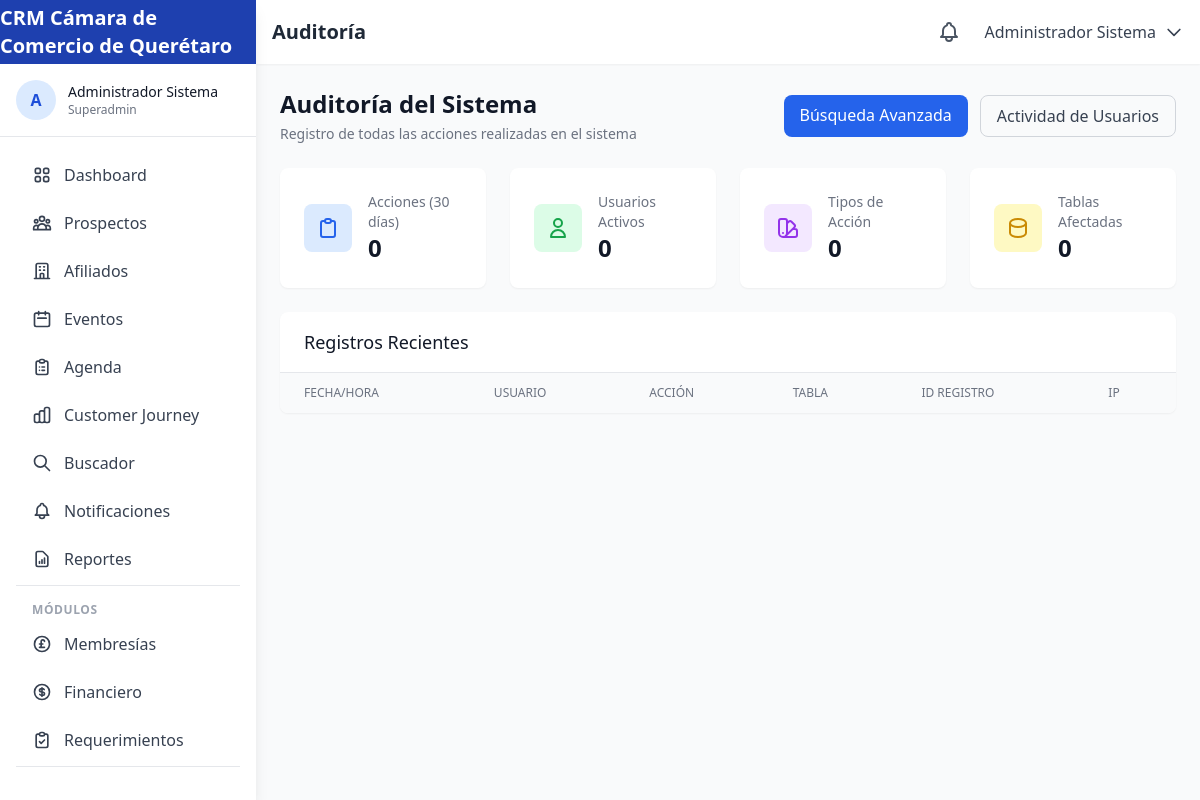
Before: /auditoria (signed in) with the older database file.
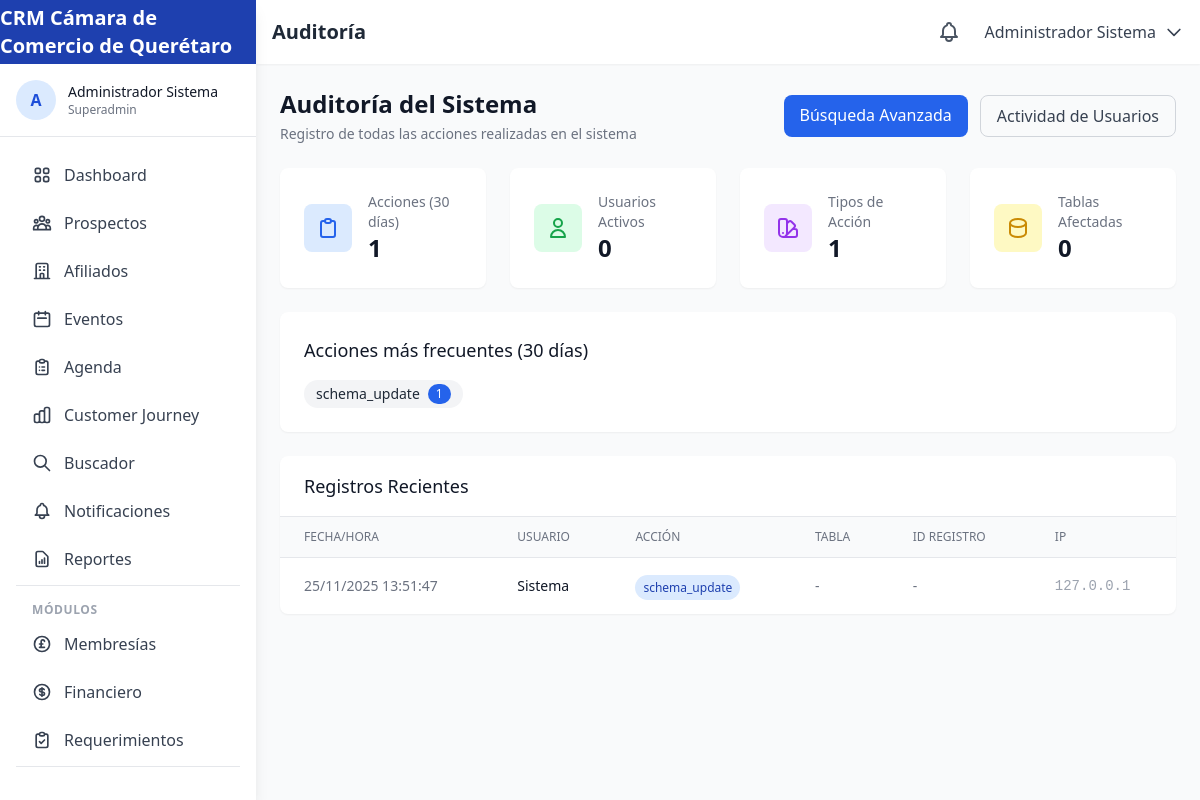
After: the same page with the newer database file.
### tables this page shows
CREATE TABLE IF NOT EXISTS `audit_log` (
    `id` INT UNSIGNED AUTO_INCREMENT PRIMARY KEY,
    `user_id` INT UNSIGNED,
    `action` VARCHAR(100) NOT NULL,
    `table_name` VARCHAR(100),
    `record_id` INT UNSIGNED,
    `old_values` JSON,
    `new_values` JSON,
    `ip_address` VARCHAR(45),
    `user_agent` TEXT,
    `created_at` TIMESTAMP DEFAULT CURRENT_TIMESTAMP,
    FOREIGN KEY (`user_id`) REFERENCES `users`(`id`) ON DELETE SET NULL,
    INDEX `idx_table_record` (`table_name`, `record_id`)
);

### app/controllers/AuditController.php (called while the page is built, shortened)
<?php
class AuditController extends Controller {
    private AuditLog $auditModel;
    public function __construct(array $params = []) {
        $this->auditModel = new AuditLog();
    }
    public function index(): void {
        $logs = $this->auditModel->getRecent(100);
        $stats = $this->auditModel->getStats();
        $actionsSummary = $this->auditModel->getActionsSummary();
        $this->view('audit/index', [
            'pageTitle' => 'Auditoría',
            'currentPage' => 'auditoria',
            'logs' => $logs,
            'stats' => $stats,
            'actionsSummary' => $actionsSummary
        ]);
    }
}

### public/index.php (called while the page is built, shortened)
<?php
spl_autoload_register(function ($class) {
    $paths = [
        APP_PATH . '/core/' . $class . '.php',
        APP_PATH . '/controllers/' . $class . '.php',
        APP_PATH . '/models/' . $class . '.php'
    ];
    foreach ($paths as $path) {
        if (file_exists($path)) {
            return;
        }
    }
});
$router = new Router();
$router->add('', ['controller' => 'home', 'action' => 'index']);
$router->add('login', ['controller' => 'auth', 'action' => 'login']);
$router->add('logout', ['controller' => 'auth', 'action' => 'logout']);
$router->add('register', ['controller' => 'auth', 'action' => 'register']);
$router->add('recuperar-password', ['controller' => 'auth', 'action' => 'forgotPassword']);
$router->add('restablecer-password', ['controller' => 'auth', 'action' => 'resetPassword']);
$router->add('dashboard', ['controller' => 'dashboard', 'action' => 'index']);
$router->add('dashboard/afiliador', ['controller' => 'dashboard', 'action' => 'afiliador']);
$router->add('dashboard/comercial', ['controller' => 'dashboard', 'action' => 'comercial']);
$router->add('dashboard/direccion', ['controller' => 'dashboard', 'action' => 'direccion']);
$router->add('dashboard/contabilidad', ['controller' => 'dashboard', 'action' => 'contabilidad']);
$router->add('prospectos', ['controller' => 'prospects', 'action' => 'index']);
$router->add('prospectos/nuevo', ['controller' => 'prospects', 'action' => 'create']);
$router->add('prospectos/{id}', ['controller' => 'prospects', 'action' => 'show']);
$router->add('prospectos/{id}/editar', ['controller' => 'prospects', 'action' => 'edit']);
$router->add('prospectos/{id}/eliminar', ['controller' => 'prospects', 'action' => 'delete']);
$router->add('prospectos/canal/{channel}', ['controller' => 'prospects', 'action' => 'byChannel']);
$router->add('afiliados', ['controller' => 'affiliates', 'action' => 'index']);
$router->add('afiliados/nuevo', ['controller' => 'affiliates', 'action' => 'create']);
$router->add('afiliados/{id}', ['controller' => 'affiliates', 'action' => 'show']);
$router->add('afiliados/{id}/editar', ['controller' => 'affiliates', 'action' => 'edit']);
$router->add('afiliados/{id}/expediente', ['controller' => 'affiliates', 'action' => 'digitalFile']);
$router->add('afiliados/vencimientos', ['controller' => 'affiliates', 'action' => 'expirations']);
$router->add('afiliados/exafiliados', ['controller' => 'affiliates', 'action' => 'former']);
$router->add('eventos', ['controller' => 'events', 'action' => 'index']);
$router->add('eventos/nuevo', ['controller' => 'events', 'action' => 'create']);
$router->add('eventos/{id}', ['controller' => 'events', 'action' => 'show']);
$router->add('eventos/{id}/editar', ['controller' => 'events', 'action' => 'edit']);
$router->add('eventos/{id}/registro', ['controller' => 'events', 'action' => 'registration']);
$router->add('eventos/{id}/asistencia', ['controller' => 'events', 'action' => 'attendance']);
$router->add('evento/{url}', ['controller' => 'events', 'action' => 'publicRegistration']);
$router->add('agenda', ['controller' => 'agenda', 'action' => 'index']);
$router->add('agenda/nueva', ['controller' => 'agenda', 'action' => 'create']);
$router->add('agenda/{id}', ['controller' => 'agenda', 'action' => 'show']);
$router->add('agenda/{id}/editar', ['controller' => 'agenda', 'action' => 'edit']);
$router->add('agenda/api/eventos', ['controller' => 'agenda', 'action' => 'apiEvents']);
$router->add('buscador', ['controller' => 'search', 'action' => 'index']);
$router->add('buscador/resultados', ['controller' => 'search', 'action' => 'results']);
$router->add('buscador/no-match', ['controller' => 'search', 'action' => 'noMatch']);
$router->add('journey', ['controller' => 'journey', 'action' => 'index']);
$router->add('journey/{id}', ['controller' => 'journey', 'action' => 'show']);
$router->add('journey/upselling', ['controller' => 'journey', 'action' => 'upselling']);
$router->add('journey/crossselling', ['controller' => 'journey', 'action' => 'crossselling']);
$router->add('notificaciones', ['controller' => 'notifications', 'action' => 'index']);
$router->add('notificaciones/marcar-leida/{id}', ['controller' => 'notifications', 'action' => 'markRead']);
$router->add('reportes', ['controller' => 'reports', 'action' => 'index']);
$router->add('reportes/comerciales', ['controller' => 'reports', 'action' => 'commercial']);
$router->add('reportes/financieros', ['controller' => 'reports', 'action' => 'financial']);
$router->add('reportes/operativos', ['controller' => 'reports', 'action' => 'operational']);
$router->add('configuracion', ['controller' => 'config', 'action' => 'index']);
$router->add('configuracion/sitio', ['controller' => 'config', 'action' => 'site']);
$router->add('configuracion/correo', ['controller' => 'config', 'action' => 'email']);
$router->add('configuracion/correo/probar', ['controller' => 'config', 'action' => 'testEmail']);
$router->add('configuracion/estilos', ['controller' => 'config', 'action' => 'styles']);
$router->add('configuracion/pagos', ['controller' => 'config', 'action' => 'payments']);
$router->add('configuracion/api', ['controller' => 'config', 'action' => 'api']);
$router->add('configuracion/usuarios', ['controller' => 'config', 'action' => 'users']);
$router->add('perfil', ['controller' => 'profile', 'action' => 'index']);
$router->add('perfil/actualizar', ['controller' => 'profile', 'action' => 'update']);
$router->add('perfil/password', ['controller' => 'profile', 'action' => 'changePassword']);
$router->add('usuarios', ['controller' => 'users', 'action' => 'index']);
$router->add('usuarios/nuevo', ['controller' => 'users', 'action' => 'create']);
$router->add('usuarios/{id}', ['controller' => 'users', 'action' => 'show']);
$router->add('usuarios/{id}/editar', ['controller' => 'users', 'action' => 'edit']);
$router->add('membresias', ['controller' => 'memberships', 'action' => 'index']);
$router->add('membresias/nuevo', ['controller' => 'memberships', 'action' => 'create']);
$router->add('membresias/{id}', ['controller' => 'memberships', 'action' => 'show']);
$router->add('membresias/{id}/editar', ['controller' => 'memberships', 'action' => 'edit']);
$router->add('financiero', ['controller' => 'financial', 'action' => 'index']);
$router->add('financiero/pagos', ['controller' => 'financial', 'action' => 'payments']);
$router->add('financiero/facturas', ['controller' => 'financial', 'action' => 'invoices']);
$router->add('financiero/reporte', ['controller' => 'financial', 'action' => 'report']);
$router->add('financiero/registrar-pago', ['controller' => 'financial', 'action' => 'recordPayment']);
$router->add('financiero/generar-factura', ['controller' => 'financial', 'action' => 'generateInvoice']);
$router->add('financiero/categorias', ['controller' => 'financial', 'action' => 'categories']);
$router->add('financiero/movimientos', ['controller' => 'financial', 'action' => 'transactions']);
$router->add('financiero/reporte-movimientos', ['controller' => 'financial', 'action' => 'transactionsReport']);
$router->add('importar', ['controller' => 'import', 'action' => 'index']);
$router->add('importar/procesar', ['controller' => 'import', 'action' => 'process']);
$router->add('importar/plantilla', ['controller' => 'import', 'action' => 'template']);
$router->add('auditoria', ['controller' => 'audit', 'action' => 'index']);
$router->add('auditoria/buscar', ['controller' => 'audit', 'action' => 'search']);
$router->add('auditoria/actividad', ['controller' => 'audit', 'action' => 'activity']);
$router->add('auditoria/usuario/{id}', ['controller' => 'audit', 'action' => 'byUser']);
$router->add('auditoria/tabla', ['controller' => 'audit', 'action' => 'byTable']);
$router->add('requerimientos', ['controller' => 'requirements', 'action' => 'index']);
$router->add('requerimientos/nuevo', ['controller' => 'requirements', 'action' => 'create']);
$router->add('requerimientos/categorias', ['controller' => 'requirements', 'action' => 'categories']);
$router->add('requerimientos/mis-requerimientos', ['controller' => 'requirements', 'action' => 'myRequirements']);
$router->add('requerimientos/actualizar-estado', ['controller' => 'requirements', 'action' => 'updateStatus']);
$router->add('requerimientos/{id}', ['controller' => 'requirements', 'action' => 'show']);
$router->add('requerimientos/{id}/editar', ['controller' => 'requirements', 'action' => 'edit']);
$router->add('api/prospectos', ['controller' => 'api', 'action' => 'prospects']);
$router->add('api/afiliados', ['controller' => 'api', 'action' => 'affiliates']);
$router->add('api/eventos', ['controller' => 'api', 'action' => 'events']);
$router->add('api/dashboard', ['controller' => 'api', 'action' => 'dashboard']);
$router->add('api/notificaciones', ['controller' => 'api', 'action' => 'notifications']);
$router->add('api/buscar', ['controller' => 'api', 'action' => 'search']);
$router->add('api/buscar-empresa', ['controller' => 'api', 'action' => 'searchCompany']);
$router->add('api/eventos/verificar-url', ['controller' => 'api', 'action' => 'verifyEventUrl']);
$router->add('api/eventos/confirmar-pago', ['controller' => 'api', 'action' => 'confirmEventPayment']);
$url = $_GET['url'] ?? '';
try {
    $router->dispatch($url);
} catch (Exception $e) {
    $code = $e->getCode() ?: 500;
    http_response_code($code);
    if ($code === 404) {
        require_once APP_PATH . '/views/errors/404.php';
    } else {
        echo "Error: " . $e->getMessage();
    }
}

### app/core/Database.php (called while the page is built, shortened)
<?php
class Database {
    private static $instance = null;
    private $pdo;
    private function __construct() {
        try {
            $dsn = "mysql:host=" . DB_HOST . ";dbname=" . DB_NAME . ";charset=" . DB_CHARSET;
            $this->pdo = new PDO($dsn, DB_USER, DB_PASS, DB_OPTIONS);
        } catch (PDOException $e) {
            throw new Exception("Database connection failed: " . $e->getMessage());
        }
    }
    public static function getInstance(): self {
        if (self::$instance === null) {
            self::$instance = new self();
        }
        return self::$instance;
    }
    public function query(string $sql, array $params = []): PDOStatement {
        $stmt = $this->pdo->prepare($sql);
        $stmt->execute($params);
        return $stmt;
    }
    public function fetchAll(string $sql, array $params = []): array {
        $stmt = $this->query($sql, $params);
        return $stmt->fetchAll();
    }
}

### app/models/AuditLog.php (called while the page is built, shortened)
<?php
class AuditLog extends Model {
    protected string $table = 'audit_log';
    public function getRecent(int $limit = 50): array {
        $sql = "SELECT al.*, u.name as user_name, u.email as user_email
                FROM {$this->table} al
                LEFT JOIN users u ON al.user_id = u.id
                ORDER BY al.created_at DESC
                LIMIT :limit";
        return $this->raw($sql, ['limit' => $limit]);
    }
}

### app/core/Model.php (called while the page is built, shortened)
<?php
abstract class Model {
    protected Database $db;
    public function __construct() {
        $this->db = Database::getInstance();
    }
    protected function raw(string $sql, array $params = []): array {
        return $this->db->fetchAll($sql, $params);
    }
}

### app/views/audit/index.php (the view, shortened to what the rows shown need)
<div class="space-y-6">
    <div class="flex flex-col sm:flex-row sm:items-center sm:justify-between">
        <div>
            <h2 class="text-2xl font-bold text-gray-900">Auditoría del Sistema</h2>
        </div>
    </div>
    <div class="bg-white rounded-lg shadow-sm overflow-hidden">
        <div class="overflow-x-auto">
            <table class="min-w-full divide-y divide-gray-200">
                <thead class="bg-gray-50">
                    <tr>
                        <th class="px-6 py-3 text-left text-xs font-medium text-gray-500 uppercase">Fecha/Hora</th>
                        <th class="px-6 py-3 text-left text-xs font-medium text-gray-500 uppercase">Usuario</th>
                        <th class="px-6 py-3 text-left text-xs font-medium text-gray-500 uppercase">Acción</th>
                        <th class="px-6 py-3 text-left text-xs font-medium text-gray-500 uppercase">Tabla</th>
                        <th class="px-6 py-3 text-left text-xs font-medium text-gray-500 uppercase">ID Registro</th>
                        <th class="px-6 py-3 text-left text-xs font-medium text-gray-500 uppercase">IP</th>
                    </tr>
                </thead>
                <tbody class="divide-y divide-gray-200">
                    <?php foreach ($logs as $log): ?>
                    <tr class="hover:bg-gray-50">
                        <td class="px-6 py-4 whitespace-nowrap text-sm text-gray-500">
                            <?php echo date('d/m/Y H:i:s', strtotime($log['created_at'])); ?>
                        </td>
                        <td class="px-6 py-4 whitespace-nowrap">
                            <p class="text-sm font-medium text-gray-900"><?php echo htmlspecialchars($log['user_name'] ?? 'Sistema'); ?></p>
                        </td>
                        <td class="px-6 py-4 whitespace-nowrap">
                            <span class="px-2 py-1 text-xs rounded-full bg-blue-100 text-blue-800">
                                <?php echo htmlspecialchars($log['action']); ?>
                            </span>
                        </td>
                        <td class="px-6 py-4 whitespace-nowrap text-sm text-gray-500">
                            <?php echo htmlspecialchars($log['table_name'] ?? '-'); ?>
                        </td>
                        <td class="px-6 py-4 whitespace-nowrap text-sm text-gray-500">
                            <?php echo $log['record_id'] ?? '-'; ?>
                        </td>
                        <td class="px-6 py-4 whitespace-nowrap text-sm text-gray-400 font-mono">
                            <?php echo htmlspecialchars($log['ip_address'] ?? '-'); ?>
                        </td>
                    </tr>
                    <?php endforeach; ?>
                </tbody>
            </table>
        </div>
    </div>
</div>

Changed rows visible on the page:
added audit_log: created_at "25/11/2025 13:51:47", user_name "Sistema", action "schema_update", table_name "-", record "-", ip_address "127.0.0.1"
Other visible differences:
$stats['total_actions']: "0" → "1"
$stats['unique_actions']: "0" → "1"
text now shown: "Acciones más frecuentes (30 días)"
new list line: "schema_update 1"
